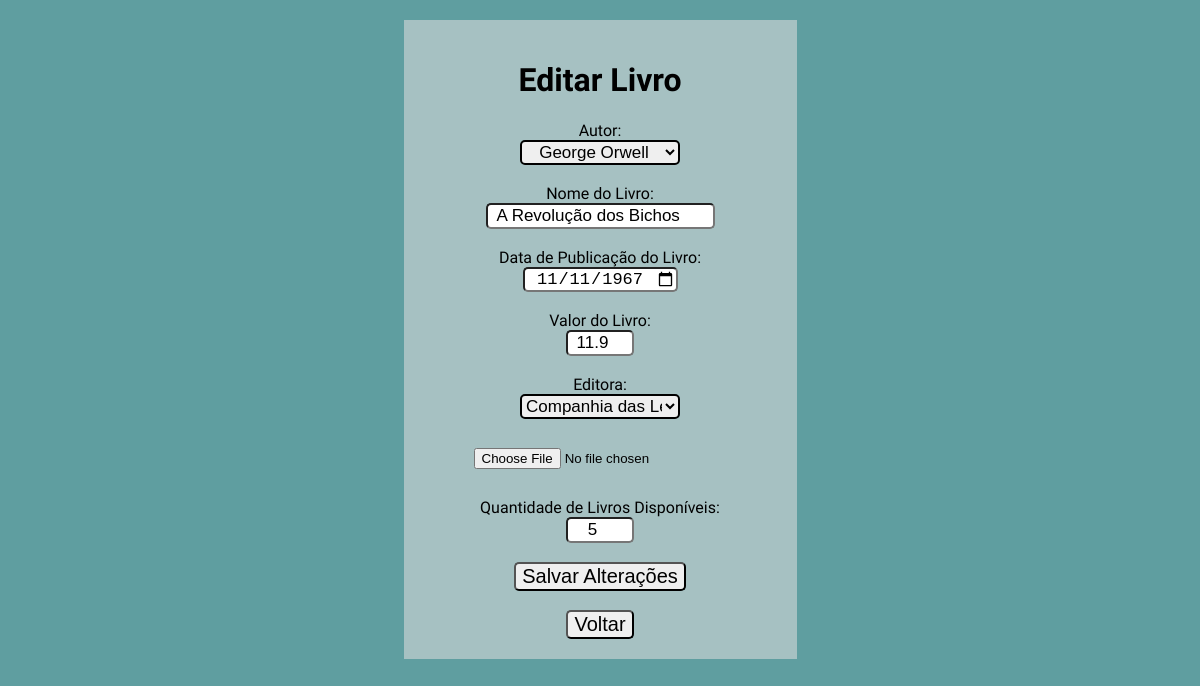
The page /php/editarLivro.php?id=18 (signed in) on the database its author committed.
### tables this page shows
CREATE TABLE `tb_livros` (
  `pk_id_livro` int(11) NOT NULL,
  `nome_livro` varchar(255) NOT NULL,
  `data_publicacao_livro` date NOT NULL,
  `valor_livro` double NOT NULL,
  `img_livro` varchar(255) NOT NULL,
  `unidades` int(11) NOT NULL,
  `fk_id_autor` int(11) NOT NULL,
  `fk_id_editora` int(11) NOT NULL
);

CREATE TABLE `tb_autores` (
  `pk_id_autor` int(11) NOT NULL,
  `nome_autor` varchar(255) NOT NULL,
  `nacionalidade_autor` varchar(255) NOT NULL
);

CREATE TABLE `tb_editoras` (
  `pk_id_editora` int(11) NOT NULL,
  `nome_editora` varchar(255) NOT NULL,
  `infos_editora` varchar(255) DEFAULT NULL
);

### php/classes/Autor.php (called while the page is built, shortened)
<?php
class Autor{
    private $conn;
    private $table_name = "tb_autores";
    public function __construct($db)
    {
        $this->conn = $db;
    }
    public function lerTodos(){
        $query = "SELECT * FROM " . $this->table_name;
        $stmt = $this->conn->prepare($query);
        $stmt->execute();
        return $stmt->fetchAll(PDO::FETCH_ASSOC);
    }
}

### php/classes/Livro.php (called while the page is built, shortened)
<?php
class Livro
{
    private $conn;
    private $table_name = "tb_livros";
    public function __construct($db)
    {
        $this->conn = $db;
    }
    public function lerPorId($pkIdLivro)
    {
        $query = "SELECT * FROM " . $this->table_name . " WHERE pk_id_livro = ?";
        $stmt = $this->conn->prepare($query);
        $stmt->execute([$pkIdLivro]);
        return $stmt->fetch(PDO::FETCH_ASSOC);
    }
}

### php/classes/Editora.php (called while the page is built, shortened)
<?php
class Editora{
    private $conn;
    private $table_name = "tb_editoras";
    public function __construct($db)
    {
        $this->conn = $db;
    }
    public function lerTodos(){
        $query = "SELECT * FROM " . $this->table_name;
        $stmt = $this->conn->prepare($query);
        $stmt->execute();
        return $stmt->fetchAll(PDO::FETCH_ASSOC);
    }
}

### php/editarLivro.php (the view, shortened to what this page needs)
<?php
include_once './config/config.php';
include_once './classes/Livro.php';
include_once './classes/Autor.php';
include_once './classes/Editora.php';
$livro = new Livro($db);
$autor = new Autor($db);
$listaAutor = $autor->lerTodos();
$editora = new Editora($db);
$listaEditora = $editora->lerTodos();
if (isset($_GET['id'])) {
    $idLivro = $_GET['id'];
    $row = $livro->lerPorId($idLivro);
}
?>
<!DOCTYPE html>
<html lang="pt-br">
<head>
    <link rel="stylesheet" href="../styles/style.css">
</head>
<body id="telaEditLivro">
    <div id="formEditLivro">
        <h1>Editar Livro</h1>
        <form method="POST" enctype="multipart/form-data">
            <label for="idAutor">Autor:</label><br>
            <select name="idAutor" class="selectsLivro" require>
                <?php foreach ($listaAutor as $listaAutores): ?>
                    <option value="<?php echo $listaAutores['pk_id_autor']; ?>"
                        <?php if ($row['fk_id_autor'] == $listaAutores['pk_id_autor']) echo 'selected'; ?>>
                        <?php echo $listaAutores['nome_autor'] ?>
                    </option>
                <?php endforeach; ?>
            </select>
            <br><br>
            <label for="nome_livro">Nome do Livro:</label><br>
            <input type="text" name="nome_livro" class="inputNormal" value="<?php echo $row['nome_livro']; ?> "><br><br>
            <label for="data_publicacao_livro">Data de Publicação do Livro:</label><br>
            <input type="date" name="data_publicacao_livro" class="inputNormal" value="<?php echo $row['data_publicacao_livro'] ?>"><br><br>
            <label for="valor_livro">Valor do Livro:</label><br>
            <input type="number" name="valor_livro" class="inputsNumber" step="0.01" value="<?php echo $row['valor_livro'] ?>"><br><br>
            <label for="editora">Editora:</label><br>
            <select name="editora" class="selectsLivro" require>
                <?php foreach ($listaEditora as $listaEditoras): ?>
                    <option value="<?php echo $listaEditoras['pk_id_editora']; ?>"
                        <?php if ($row['fk_id_editora'] == $listaEditoras['pk_id_editora']) echo 'selected'; ?>>
                        <?php echo $listaEditoras['nome_editora'] ?>
                    </option>
                <?php endforeach; ?>
            </select>
            <br><br>
            <input type="file" class="inputSelectImg" name="imgLivro" accept=".jpg, .png, .jpeg" value="<?php echo $row['img_livro'] ?>"><br><br>
            <label for="quantLivro">Quantidade de Livros Disponíveis:</label><br>
            <input name="quantLivro" type="number" class="inputsNumber" step="1" value="<?php echo $row['unidades'] ?>"><br><br>
            <input type="submit" class="btnSalvar" value="Salvar Alterações"><br>
        </form><br>
        <button class="btnNormal" onclick="location.href='listaLivros.php'">Voltar</button>
    </div>
</body>
</html>

### styles/style.css (style rules this page uses)
@media (min-width: 601px) { .btnNormal { font-size: 20px; border-radius: 5px; } }
@media (min-width: 601px) { .btnSalvar { font-size: 20px; border-radius: 5px; } }
@media (min-width: 601px) { .inputNormal { font-size: 17px; text-align: center; border-radius: 5px; } }
@media (min-width: 601px) { .inputsNumber { width: 60px; font-size: 17px; border-radius: 5px; text-align: center; } }
@media (min-width: 601px) { .inputSelectImg { display: inline-block; padding: 10px 20px; text-align: center; border-radius: 5px; } }
@media (min-width: 601px) { #telaEditLivro { display: flex; margin: 0; background-color: cadetblue; align-items: center; justify-content: center; text-align: center; font-family: "Gotu", sans-serif; font-weight: 400; font-style: normal; width: 100%; height: 100%; } }

### rows shown on the page
tb_livros: idAutor "George Orwell", nome_livro "A Revolução dos Bichos", data_publicacao_livro "11/11/1967", valor_livro "11.9", editora "Companhia das Letras", quantLivro "5"
